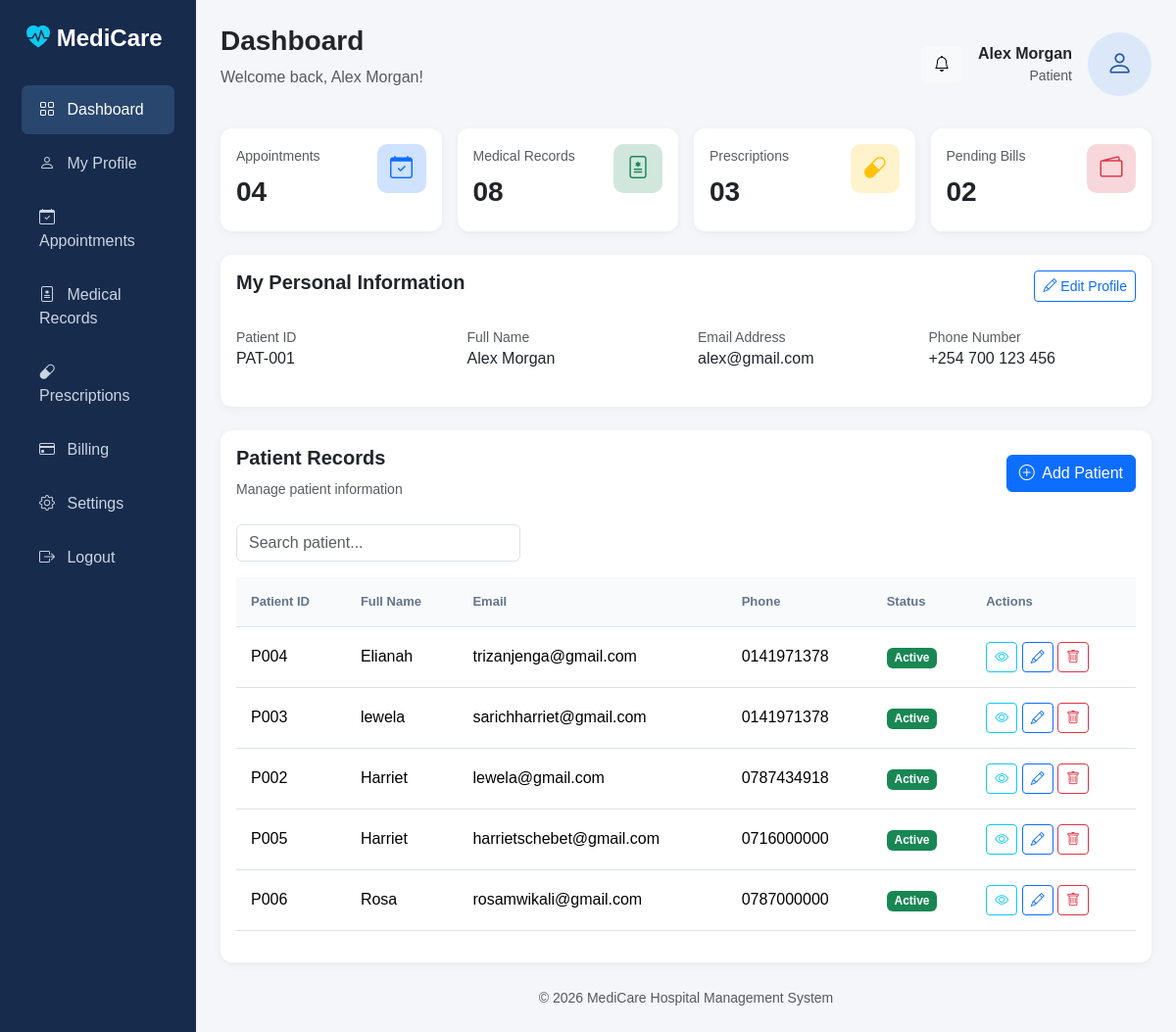
The app's page /patient/dashboard/ with its own data.
### patient/models.py (models this page shows, shortened)
class Patient(models.Model):
    patient_id = models.CharField(max_length=100, unique=True)
    name = models.CharField(max_length=100)
    age = models.IntegerField()
    gender = models.CharField(max_length=10)
    address = models.TextField()
    phone_number = models.CharField(max_length=15)
    email = models.EmailField(unique=True)

### patient/views.py (the view)
# urls.py: path('dashboard/', views.dashboard, name='dashboard'),
def dashboard(request):
    patients = Patient.objects.all()
    return render(
        request,
        'dashboard.html',
        {'patients': patients}
    )

### patient/templates/dashboard.html (shortened to what this page needs)
<!DOCTYPE html>
<html lang="en">
<head>
    <link href="https://cdn.jsdelivr.net/npm/bootstrap@5.3.3/dist/css/bootstrap.min.css" rel="stylesheet">
    <link href="https://cdn.jsdelivr.net/npm/bootstrap-icons@1.11.3/font/bootstrap-icons.css" rel="stylesheet">
</head>
<body>
<div class="container-fluid">
    <div class="row">
        <div class="col-md-2 sidebar">
            <h4>
                <i class="bi bi-heart-pulse-fill text-info"></i>
                MediCare
            </h4>
            <a href="#" class="active">
                <i class="bi bi-grid me-2"></i> Dashboard
            </a>
            <a href="#">
                <i class="bi bi-person me-2"></i> My Profile
            </a>
            <a href="#">
                <i class="bi bi-calendar-check me-2"></i> Appointments
            </a>
            <a href="#">
                <i class="bi bi-file-medical me-2"></i> Medical Records
            </a>
            <a href="#">
                <i class="bi bi-capsule me-2"></i> Prescriptions
            </a>
            <a href="#">
                <i class="bi bi-credit-card me-2"></i> Billing
            </a>
            <a href="#">
                <i class="bi bi-gear me-2"></i> Settings
            </a>
            <a href="{% url 'logout' %}">
                <i class="bi bi-box-arrow-right me-2"></i> Logout
            </a>
        </div>
        <div class="col-md-10 main-content">
            <div class="d-flex justify-content-between align-items-center mb-4">
                <div>
                    <h3 class="fw-bold">Dashboard</h3>
                    <p class="text-muted">Welcome back, Alex Morgan!</p>
                </div>
                <div class="d-flex align-items-center gap-3">
                    <button class="btn btn-light">
                        <i class="bi bi-bell"></i>
                    </button>
                    <div class="text-end">
                        <strong>Alex Morgan</strong>
                        <small class="d-block text-muted">Patient</small>
                    </div>
                    <div class="profile-image">
                        <i class="bi bi-person"></i>
                    </div>
                </div>
            </div>
            <div class="row g-3 mb-4">
                <div class="col-lg-3 col-md-6">
                    <div class="card dashboard-card p-3">
                        <div class="d-flex justify-content-between">
                            <div>
                                <small class="text-muted">Appointments</small>
                                <h3 class="fw-bold mt-2">04</h3>
                            </div>
                            <div class="card-icon bg-primary-subtle text-primary">
                                <i class="bi bi-calendar-check"></i>
                            </div>
                        </div>
                    </div>
                </div>
                <div class="col-lg-3 col-md-6">
                    <div class="card dashboard-card p-3">
                        <div class="d-flex justify-content-between">
                            <div>
                                <small class="text-muted">Medical Records</small>
                                <h3 class="fw-bold mt-2">08</h3>
                            </div>
                            <div class="card-icon bg-success-subtle text-success">
                                <i class="bi bi-file-medical"></i>
                            </div>
                        </div>
                    </div>
                </div>
                <div class="col-lg-3 col-md-6">
                    <div class="card dashboard-card p-3">
                        <div class="d-flex justify-content-between">
                            <div>
                                <small class="text-muted">Prescriptions</small>
                                <h3 class="fw-bold mt-2">03</h3>
                            </div>
                            <div class="card-icon bg-warning-subtle text-warning">
                                <i class="bi bi-capsule"></i>
                            </div>
                        </div>
                    </div>
                </div>
                <div class="col-lg-3 col-md-6">
                    <div class="card dashboard-card p-3">
                        <div class="d-flex justify-content-between">
                            <div>
                                <small class="text-muted">Pending Bills</small>
                                <h3 class="fw-bold mt-2">02</h3>
                            </div>
                            <div class="card-icon bg-danger-subtle text-danger">
                                <i class="bi bi-wallet2"></i>
                            </div>
                        </div>
                    </div>
                </div>
            </div>
            <div class="card profile-card mb-4">
                <div class="card-body">
                    <div class="d-flex justify-content-between mb-4">
                        <h5 class="fw-bold">My Personal Information</h5>
                        <button class="btn btn-outline-primary btn-sm">
                            <i class="bi bi-pencil"></i> Edit Profile
                        </button>
                    </div>
                    <div class="row">
                        <div class="col-md-3 mb-3">
                            <small class="text-muted">Patient ID</small>
                            <h6>PAT-001</h6>
                        </div>
                        <div class="col-md-3 mb-3">
                            <small class="text-muted">Full Name</small>
                            <h6>Alex Morgan</h6>
                        </div>
                        <div class="col-md-3 mb-3">
                            <small class="text-muted">Email Address</small>
                            <h6>alex@gmail.com</h6>
                        </div>
                        <div class="col-md-3 mb-3">
                            <small class="text-muted">Phone Number</small>
                            <h6>+254 700 123 456</h6>
                        </div>
                    </div>
                </div>
            </div>
            <div class="card table-card">
                <div class="card-body">
                    <div class="d-flex flex-wrap justify-content-between align-items-center mb-4">
                        <div>
                            <h5 class="fw-bold">Patient Records</h5>
                            <small class="text-muted">
                                Manage patient information
                            </small>
                        </div>
                        <a href="{% url 'add_patient' %}" class="btn btn-primary">
                            <i class="bi bi-plus-circle me-1"></i>
                            Add Patient
                        </a>
                    </div>
                    <div class="row mb-3">
                        <div class="col-md-4">
                            <input type="text"
                                   class="form-control"
                                   placeholder="Search patient...">
                        </div>
                    </div>
                    <div class="table-responsive">
                        <table class="table table-hover">
                            <thead>
                                <tr>
                                    <th>Patient ID</th>
                                    <th>Full Name</th>
                                    <th>Email</th>
                                    <th>Phone</th>
                                    <th>Status</th>
                                    <th>Actions</th>
                                </tr>
                            </thead>
                            <tbody>
                                {% for patient in patients %}
                                <tr>
                                    <td>{{ patient.patient_id }}</td>
                                    <td>{{ patient.name }}</td>
                                    <td>{{ patient.email }}</td>
                                    <td>{{ patient.phone_number }}</td>
                                    <td>
                                        <span class="badge bg-success">
                                            Active
                                        </span>
                                    </td>
                                    <td>
                                        <a href="{% url 'view_patient' patient.id %}"
                                           class="btn btn-sm btn-outline-info"
                                           title="View Patient">
                                            <i class="bi bi-eye"></i>
                                        </a>
                                        <a href="{% url 'edit_patient' patient.id %}"
                                           class="btn btn-sm btn-outline-primary"
                                           title="Edit Patient">
                                            <i class="bi bi-pencil"></i>
                                        </a>
                                        <a href="{% url 'delete_patient' patient.id %}"
                                           class="btn btn-sm btn-outline-danger"
                                           title="Delete Patient">
                                            <i class="bi bi-trash"></i>
                                        </a>
                                    </td>
                                </tr>
                                {% empty %}
                                <tr>
                                    <td colspan="6" class="text-center text-muted">
                                        No patient records found.
                                    </td>
                                </tr>
                                {% endfor %}
                            </tbody>
                        </table>
                    </div>
                </div>
            </div>
            <footer class="text-center text-muted mt-4">
                <small>
                    © 2026 MediCare Hospital Management System
                </small>
            </footer>
        </div>
    </div>
</div>
</body>
</html>

### patient/templates/dashboard.html (style rules this page uses)
body { background-color: #f4f6f9; font-family: Arial, sans-serif; }
.sidebar { background: #172b4d; min-height: 100vh; color: white; }
.sidebar h4 { padding: 25px 15px; font-weight: bold; }
.sidebar a { display: block; color: #cbd5e1; padding: 13px 18px; text-decoration: none; border-radius: 7px; margin: 5px 10px; }
.sidebar a:hover, .sidebar a.active { background: #29466e; color: white; }
.main-content { padding: 25px; }
.dashboard-card { border: none; border-radius: 12px; box-shadow: 0 2px 10px rgba(0, 0, 0, 0.05); }
.card-icon { width: 50px; height: 50px; border-radius: 10px; display: flex; align-items: center; justify-content: center; font-size: 23px; }
.profile-card { border: none; border-radius: 12px; box-shadow: 0 2px 10px rgba(0, 0, 0, 0.05); }
.profile-image { width: 65px; height: 65px; border-radius: 50%; background: #dce8fa; color: #2455a4; display: flex; align-items: center; justify-content: center; font-size: 27px; }
.table-card { border: none; border-radius: 12px; box-shadow: 0 2px 10px rgba(0, 0, 0, 0.05); }
.table th { background: #f8fafc; color: #64748b; font-size: 13px; padding: 15px; }
.table td { padding: 15px; vertical-align: middle; }

### records on screen
Patient: patient_id "P004", name "Elianah", email "trizanjenga@gmail.com", phone_number "0141971378"
Patient: patient_id "P003", name "lewela", email "sarichharriet@gmail.com", phone_number "0141971378"
Patient: patient_id "P002", name "Harriet", email "lewela@gmail.com", phone_number "0787434918"
Patient: patient_id "P005", name "Harriet", email "harrietschebet@gmail.com", phone_number "0716000000"
Patient: patient_id "P006", name "Rosa", email "rosamwikali@gmail.com", phone_number "0787000000"
